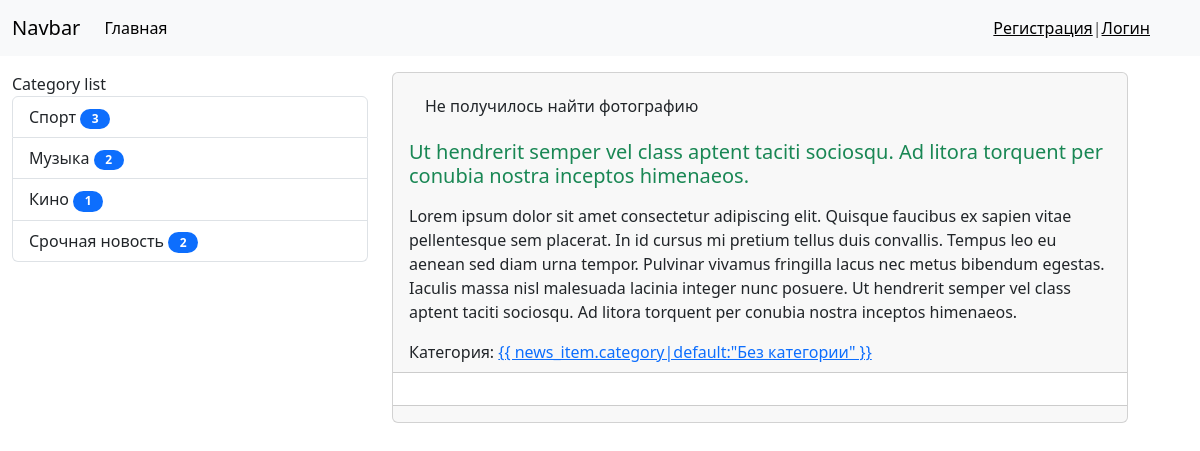
Screenshot of /news/news/8/ with the database file from the repository.
### News/models.py (models this page shows, shortened)
class Category(models.Model):
    title = models.CharField(max_length=150, db_index=True, verbose_name = 'Категория')
    def get_absolute_url(self):
        return reverse_lazy('Category', kwargs={'category_id': self.id})
    class Meta:
        verbose_name = 'Категория'
        verbose_name_plural = 'Категории'
        ordering = ['title']

class News(models.Model):
    title = models.CharField(max_length=150, verbose_name = 'Заголовок')
    content = models.TextField(blank=True, verbose_name = 'Контент')
    createdAt = models.DateTimeField(auto_now_add=True, blank=True, verbose_name = 'Время создания')
    updateAt = models.DateTimeField(auto_now=True, blank=True, verbose_name = 'Время обновления')
    photo = models.ImageField(upload_to='djangoPythonStudyProject/media/testPhoto', null=True, blank=True, verbose_name = 'Фото')
    is_published = models.BooleanField(default=True, verbose_name = 'Публикация')
    category = models.ForeignKey('Category', on_delete=models.PROTECT, null=True, verbose_name='Категория')
    class Meta:
        verbose_name = 'Новости'
        verbose_name_plural = 'Новости'
        ordering = ['-createdAt']

### News/views.py (the view)
# urls.py: path('news/<int:pk>/', ViewNews.as_view(), name='view_news'),
class ViewNews(DetailView):
    model = News
    context_object_name = 'news_item'
    template_name = 'News/view_news.html'

### News/templatetags/news_tags.py (called while the page is built)
@register.simple_tag(name='get_list_categories')
def get_list_categories():
    return Category.objects.all()

@register.inclusion_tag('news/list_categories.html')
def show_categories(arg1='Category', arg2='list'):
    categories = Category.objects.annotate(cnt=Count('news', filter=F('news__is_published'))).filter(cnt__gt=0)
    return {'categories': categories, 'arg1': arg1, 'arg2': arg2}

### News/templates/News/view_news.html (shortened to what this page needs)
{% extends 'base.html' %}
{% block sidebar %}
{% include 'inc/_sidebar.html' %}
{% endblock %}
{% block content %}
<div class="card md-3">
    <div class="card-header">
        <div class="card-body">
            {% if item.photo %}
            <img src="{{ news_item.photo.url }}" class="mr-3" width="350" alt="Photo">
            {% else %}
            <h6>Не получилось найти фотографию</h6>
            {% endif %}
        </div>
        <h5 class="card-title {% cycle 'text-success' 'text-danger' 'text-primary' %}">
            {{ news_item.title }}
        </h5>
        {% autoescape off %}
        <p class="card-text">{{ news_item.content|linebreaks }}</p>
        {% endautoescape %}
        Категория: <a href="{{ item.category.get_absolute_url }}"> {{
        news_item.category|default:"Без категории" }}</a></div>
    <div class="card-body">
    </div>
    <div class="card-footer text-body-secondary">
    </div>
</div>
{% endblock %}

### News/templates/News/list_categories.html
{% load news_tags %}
<div class="list-group">
    {{ arg1 }} {{ arg2 }}
    {% for cat in categories %}
    <a href="{{ cat.get_absolute_url }}" class="list-group-item list-group-item-action">{{ cat.title }} <span
            class="badge bg-primary rounded-pill" style="width: 30px; color: white">{{ cat.cnt }}</span></a>
    {% endfor %}
</div>

### rows the page displays
Category: title "Спорт", cnt "3"
Category: title "Музыка", cnt "2"
Category: title "Кино", cnt "1"
Category: title "Срочная новость", cnt "2"
News: title "Ut hendrerit semper vel class aptent taciti sociosqu. Ad litora torquent per conubia nostra inceptos himenaeos.", content "Lorem ipsum dolor sit amet consectetur adipiscing elit. Quisque faucibus ex sapien vitae pellentesque sem placerat. In id cursus mi pretium tellus duis convallis. Tempus leo eu aenean sed diam urna tempor. Pulvinar vivamus fringilla lacus nec metus bibendum egestas. Iaculis massa nisl malesuada lacinia integer nunc posuere. Ut hendrerit semper vel class aptent taciti sociosqu. Ad litora torquent per conubia nostra inceptos himenaeos."

### other values shown
{{ arg1 }} "Category"
{{ arg2 }} "list"
